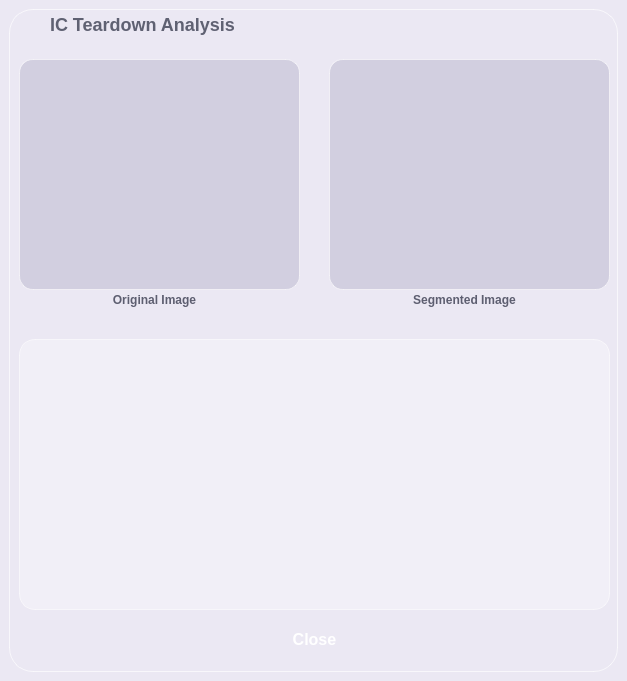
<?xml version="1.0" encoding="UTF-8"?>
<ui version="4.0">
 <class>MainWindow</class>
 <widget class="QMainWindow" name="MainWindow">
  <property name="geometry">
   <rect>
    <x>0</x>
    <y>0</y>
    <width>627</width>
    <height>681</height>
   </rect>
  </property>
  <property name="windowTitle">
   <string>MainWindow</string>
  </property>
  <property name="styleSheet">
   <string notr="true">QMainWindow {
    background-color: #ebe8f3;
}
</string>
  </property>
  <widget class="QWidget" name="centralwidget">
   <property name="styleSheet">
    <string notr="true">QWidget#centralwidget {
    background: transparent;
}</string>
   </property>
   <layout class="QGridLayout" name="gridLayout">
    <item row="0" column="0">
     <widget class="QFrame" name="mainFrame">
      <property name="styleSheet">
       <string notr="true">QFrame#mainFrame {
    background: qlineargradient(
        x1:0, y1:0, x2:1, y2:1,
        stop:0 #f3f1f8,
        stop:1 #ddd8ee
    );
    border: 1px solid rgba(255,255,255,0.65);
    border-radius: 24px;
}</string>
      </property>
      <property name="frameShape">
       <enum>QFrame::StyledPanel</enum>
      </property>
      <property name="frameShadow">
       <enum>QFrame::Raised</enum>
      </property>
      <widget class="QFrame" name="HeaderFrame">
       <property name="geometry">
        <rect>
         <x>30</x>
         <y>0</y>
         <width>561</width>
         <height>31</height>
        </rect>
       </property>
       <property name="styleSheet">
        <string notr="true">QFrame#HeaderFrame {
    background: transparent;
    border: none;
}</string>
       </property>
       <property name="frameShape">
        <enum>QFrame::StyledPanel</enum>
       </property>
       <property name="frameShadow">
        <enum>QFrame::Raised</enum>
       </property>
       <widget class="QLabel" name="softwareNameLabel">
        <property name="geometry">
         <rect>
          <x>0</x>
          <y>0</y>
          <width>221</width>
          <height>31</height>
         </rect>
        </property>
        <property name="styleSheet">
         <string notr="true">QLabel#softwareNameLabel {
    background: transparent;
    color: #5f6172;
    font-size: 18px;
    font-weight: 600;
    border: none;
    padding-left: 6px;
}</string>
        </property>
        <property name="text">
         <string>IC Teardown Analysis</string>
        </property>
       </widget>
      </widget>
      <widget class="QFrame" name="Image_showing_frame">
       <property name="geometry">
        <rect>
         <x>-10</x>
         <y>40</y>
         <width>621</width>
         <height>281</height>
        </rect>
       </property>
       <property name="styleSheet">
        <string notr="true">QFrame#Image_showing_frame {
    background: transparent;
    border: none;
}</string>
       </property>
       <property name="frameShape">
        <enum>QFrame::StyledPanel</enum>
       </property>
       <property name="frameShadow">
        <enum>QFrame::Raised</enum>
       </property>
       <widget class="QFrame" name="originalImageframe">
        <property name="geometry">
         <rect>
          <x>20</x>
          <y>10</y>
          <width>281</width>
          <height>231</height>
         </rect>
        </property>
        <property name="styleSheet">
         <string notr="true">QFrame#originalImageframe, QFrame#segmentedImageframe {
    background: rgba(124, 120, 154, 0.22);
    border: 1px solid rgba(255,255,255,0.55);
    border-radius: 14px;
}

QLabel#originalImagelabel, QLabel#segmentedImagelabel {
    background: transparent;
    color: #676779;
    font-size: 16px;
    font-weight: 500;
    border: none;
}</string>
        </property>
        <property name="frameShape">
         <enum>QFrame::StyledPanel</enum>
        </property>
        <property name="frameShadow">
         <enum>QFrame::Raised</enum>
        </property>
       </widget>
       <widget class="QFrame" name="segmentedImageframe">
        <property name="geometry">
         <rect>
          <x>330</x>
          <y>10</y>
          <width>281</width>
          <height>231</height>
         </rect>
        </property>
        <property name="styleSheet">
         <string notr="true">QFrame#originalImageframe, QFrame#segmentedImageframe {
    background: rgba(124, 120, 154, 0.22);
    border: 1px solid rgba(255,255,255,0.55);
    border-radius: 14px;
}

QLabel#originalImagelabel, QLabel#segmentedImagelabel {
    background: transparent;
    color: #676779;
    font-size: 16px;
    font-weight: 500;
    border: none;
}</string>
        </property>
        <property name="frameShape">
         <enum>QFrame::StyledPanel</enum>
        </property>
        <property name="frameShadow">
         <enum>QFrame::Raised</enum>
        </property>
       </widget>
       <widget class="QLabel" name="originalImagelabel">
        <property name="geometry">
         <rect>
          <x>50</x>
          <y>230</y>
          <width>211</width>
          <height>41</height>
         </rect>
        </property>
        <property name="styleSheet">
         <string notr="true">QLabel {
    color: #5d5e70;
    background: transparent;
    border: none;
	font: bold
}</string>
        </property>
        <property name="text">
         <string>Original Image</string>
        </property>
        <property name="alignment">
         <set>Qt::AlignCenter</set>
        </property>
       </widget>
       <widget class="QLabel" name="segmentedImagelabel">
        <property name="geometry">
         <rect>
          <x>360</x>
          <y>230</y>
          <width>211</width>
          <height>41</height>
         </rect>
        </property>
        <property name="styleSheet">
         <string notr="true">QLabel {
    color: #5d5e70;
    background: transparent;
    border: none;
	font: bold
}</string>
        </property>
        <property name="text">
         <string>Segmented Image</string>
        </property>
        <property name="alignment">
         <set>Qt::AlignCenter</set>
        </property>
       </widget>
      </widget>
      <widget class="QFrame" name="showDetailsframe">
       <property name="geometry">
        <rect>
         <x>10</x>
         <y>330</y>
         <width>591</width>
         <height>271</height>
        </rect>
       </property>
       <property name="styleSheet">
        <string notr="true">QFrame#showDetailsframe {
    background: rgba(255,255,255,0.30);
    border: 1px solid rgba(255,255,255,0.55);
    border-radius: 16px;
}</string>
       </property>
       <property name="frameShape">
        <enum>QFrame::StyledPanel</enum>
       </property>
       <property name="frameShadow">
        <enum>QFrame::Raised</enum>
       </property>
      </widget>
      <widget class="QPushButton" name="closePushbutton">
       <property name="geometry">
        <rect>
         <x>10</x>
         <y>610</y>
         <width>591</width>
         <height>41</height>
        </rect>
       </property>
       <property name="styleSheet">
        <string notr="true">QPushButton#closePushbutton {
    background: qlineargradient(
        x1:0, y1:0, x2:1, y2:0,
        stop:0 #a9addf,
        stop:1 #8e93d5
    );
    color: white;
    font-size: 16px;
    font-weight: 600;
    border: none;
    border-radius: 12px;
    padding: 10px 20px;
}

QPushButton#closePushbutton:hover {
    background: qlineargradient(
        x1:0, y1:0, x2:1, y2:0,
        stop:0 #b3b7e8,
        stop:1 #999edf
    );
}

QPushButton#closePushbutton:pressed {
    background: qlineargradient(
        x1:0, y1:0, x2:1, y2:0,
        stop:0 #8f94d0,
        stop:1 #7d82c7
    );
}
</string>
       </property>
       <property name="text">
        <string>Close</string>
       </property>
      </widget>
     </widget>
    </item>
   </layout>
  </widget>
 </widget>
 <resources/>
 <connections/>
</ui>
